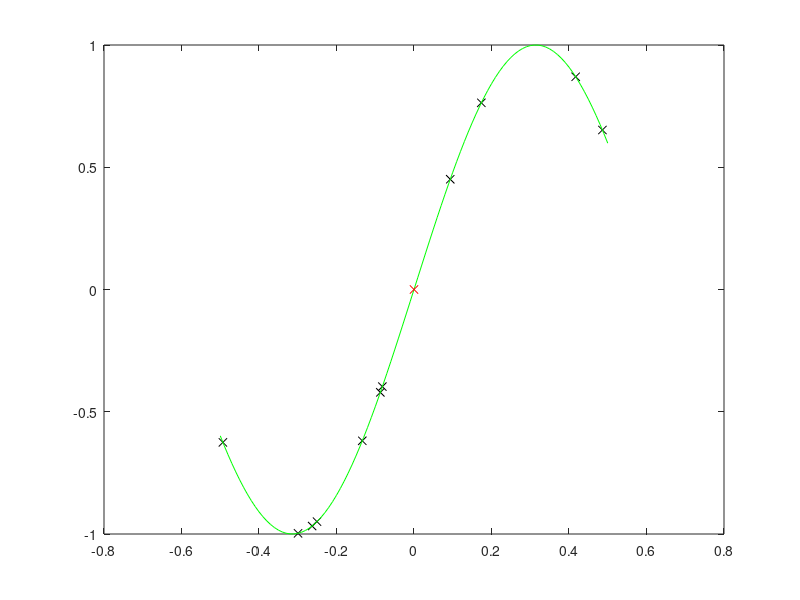

MATLAB code for this plot:
% optimised interpolant over unequally spaced grid points

% clear all
hold off

%close all

N = 11;             % number of points
alpha = 1;        % relative bandwidth range
freq = 5;          % spatial frequency

x = rand(N,1)-0.5;                  % randomly select grid points
% x = -0.52 + [0:N-2]'/(N-2);           % choose this regularly spacing...
% x = [x(1:floor(N/2)); x(floor(N/2)); x(floor(N/2) + 1 : end)];
% x = xRand;
x = sort(x);
h = max(diff(x));

y = sin(freq*x);                    % use a sine wave for the function

bmax = alpha*pi/h;

b = (sin(bmax*x)./x);
dist = x*ones(1,N)-ones(N,1)*x';    % distance matrix between points
A = sin(bmax*dist)./dist;
A(1+(N+1)*[0:N-1]') = bmax;         % collection of sinc functions with centers at grid point locations

a = A\b;           % optimal coefficients
y_est = a'*y       % form interpolant

xplot = [-0.5:0.01:0.5];
plot(x,y,'kx', xplot, sin(freq*xplot), 'g')
hold on
plot(0,y_est,'rx')
y_est
